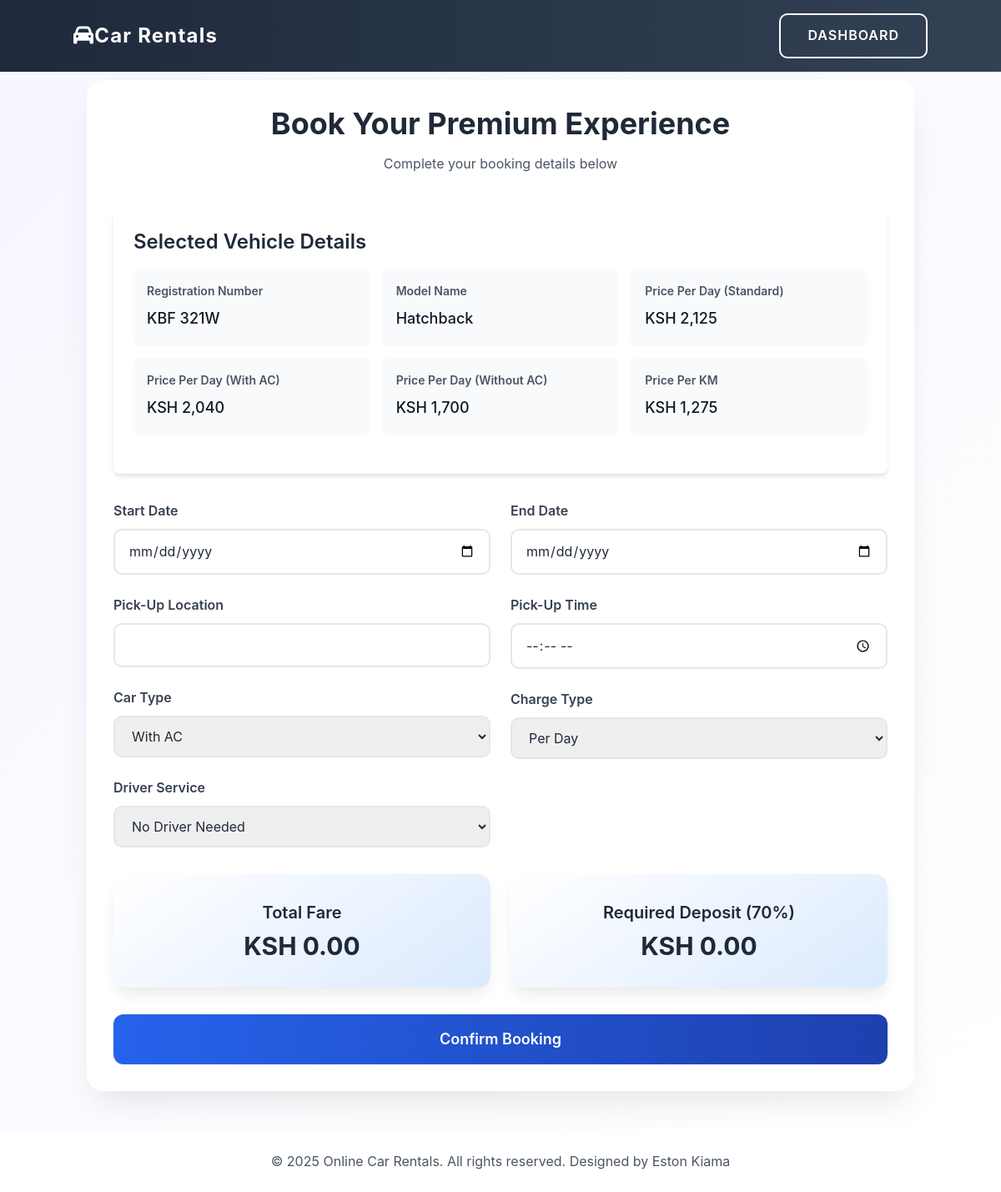
The page /customer/booking.php?id=1 (signed in) on the database as committed earlier.
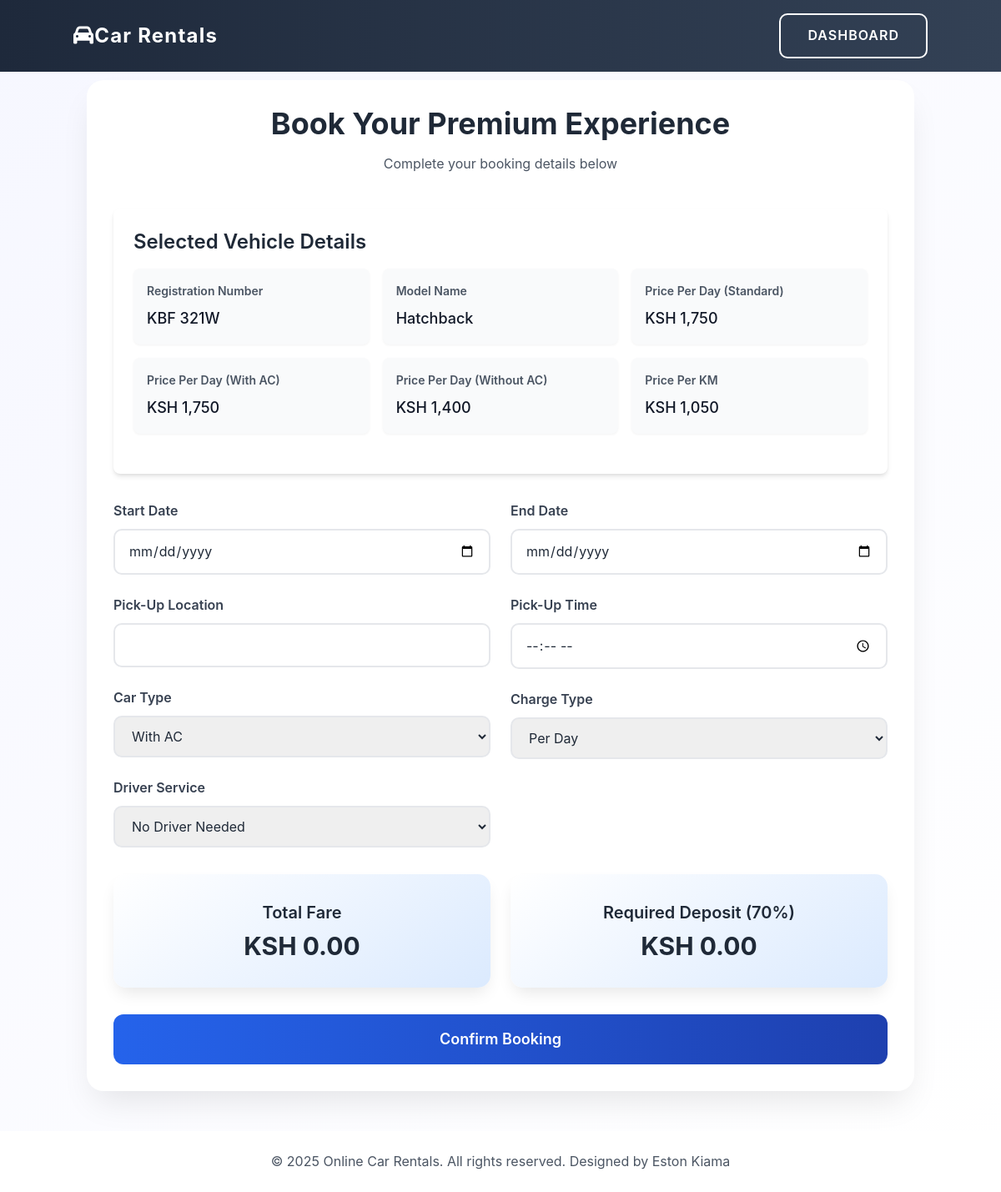
The same page on the database as committed later.
### tables this page shows
CREATE TABLE `vehicles` (
  `vehicle_id` int(11) NOT NULL,
  `registration_no` varchar(8) NOT NULL,
  `model_name` varchar(100) NOT NULL,
  `description` text NOT NULL,
  `availability_status` enum('Available','Unavailable') NOT NULL,
  `photo` varchar(255) DEFAULT NULL,
  `created_at` timestamp NOT NULL DEFAULT current_timestamp(),
  `price_per_day` decimal(10,2) NOT NULL,
  `ac_price_per_day` decimal(10,2) DEFAULT NULL,
  `non_ac_price_per_day` decimal(10,2) DEFAULT NULL,
  `km_price` decimal(10,2) DEFAULT NULL,
  `discount_percentage` decimal(5,2) DEFAULT 0.00,
  `status_reason` enum('Booked','Under Service') DEFAULT NULL,
  `original_price_per_day` decimal(10,2) DEFAULT NULL,
  `original_ac_price_per_day` decimal(10,2) DEFAULT NULL,
  `original_non_ac_price_per_day` decimal(10,2) DEFAULT NULL,
  `original_km_price` decimal(10,2) DEFAULT NULL
);

### customer/booking.php (the view, shortened to what the changed rows need)
<?php
require 'include/db_connection.php';
$vehicle_id = $_GET['id'] ?? null;
$registration_no = '';
$model_name = '';
if ($vehicle_id) {
    $sql = "SELECT * FROM vehicles WHERE vehicle_id = ?";
    $stmt = $conn->prepare($sql);
    $stmt->bind_param("i", $vehicle_id);
    $stmt->execute();
    $result = $stmt->get_result();
    if ($result->num_rows > 0) {
        $vehicle = $result->fetch_assoc();
        $registration_no = $vehicle['registration_no'];
        $model_name = $vehicle['model_name'];
    } else {
        echo "Vehicle not found.";
        exit();
    }
} else {
    echo "No vehicle selected.";
    exit();
}
?>
<!DOCTYPE html>
<html lang="en">
<head>
    <link rel="stylesheet" href="https://cdnjs.cloudflare.com/ajax/libs/font-awesome/6.0.0-beta3/css/all.min.css">
    <link href="https://cdnjs.cloudflare.com/ajax/libs/tailwindcss/2.2.19/tailwind.min.css" rel="stylesheet">
    <link rel="stylesheet" href="assets/css/booking.css">
</head>
<body class="bg-gray-50">
    <div class="container mx-auto mt-24 px-4">
        <div class="booking-container">
            <div class="text-center mb-10">
                <h1 class="text-4xl font-bold text-gray-800 mb-4">Book Your Premium Experience</h1>
            </div>
            <div class="bg-white rounded-lg shadow-md p-6 mb-8">
                <h2 class="text-2xl font-semibold mb-4">Selected Vehicle Details</h2>
                <div class="vehicle-details-grid mb-6">
                    <div class="detail-item">
                        <div class="label">Registration Number</div>
                        <div class="value"><?php echo htmlspecialchars($registration_no); ?></div>
                    </div>
                    <div class="detail-item">
                        <div class="label">Model Name</div>
                        <div class="value"><?php echo htmlspecialchars($model_name); ?></div>
                    </div>
                    <div class="detail-item">
                        <div class="label">Price Per Day (Standard)</div>
                        <div class="value">KSH <?php echo number_format($vehicle['price_per_day']); ?></div>
                    </div>
                    <div class="detail-item">
                        <div class="label">Price Per Day (With AC)</div>
                        <div class="value">KSH <?php echo number_format($vehicle['ac_price_per_day']); ?></div>
                    </div>
                    <div class="detail-item">
                        <div class="label">Price Per Day (Without AC)</div>
                        <div class="value">KSH <?php echo number_format($vehicle['non_ac_price_per_day']); ?></div>
                    </div>
                    <div class="detail-item">
                        <div class="label">Price Per KM</div>
                        <div class="value">KSH <?php echo number_format($vehicle['km_price']); ?></div>
                    </div>
                </div>
            </div>
        </div>
    </div>
</body>
</html>

Rows that differ between the two databases and show on the page:
changed vehicles "KBF 321W": price_per_day "2,125" → "1,750"; ac_price_per_day "2,040" → "1,750"; non_ac_price_per_day "1,700" → "1,400"; km_price "1,275" → "1,050"
